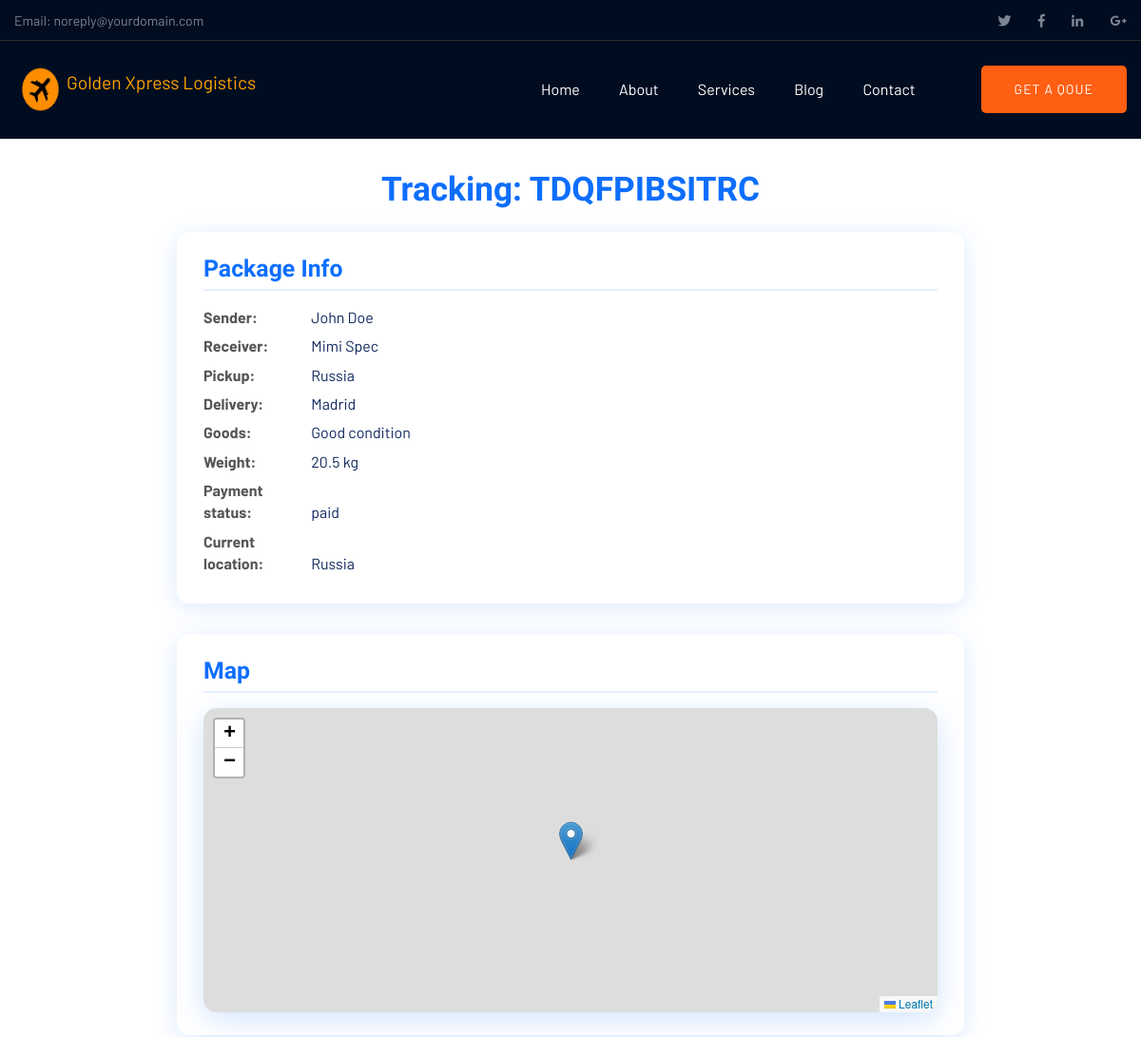
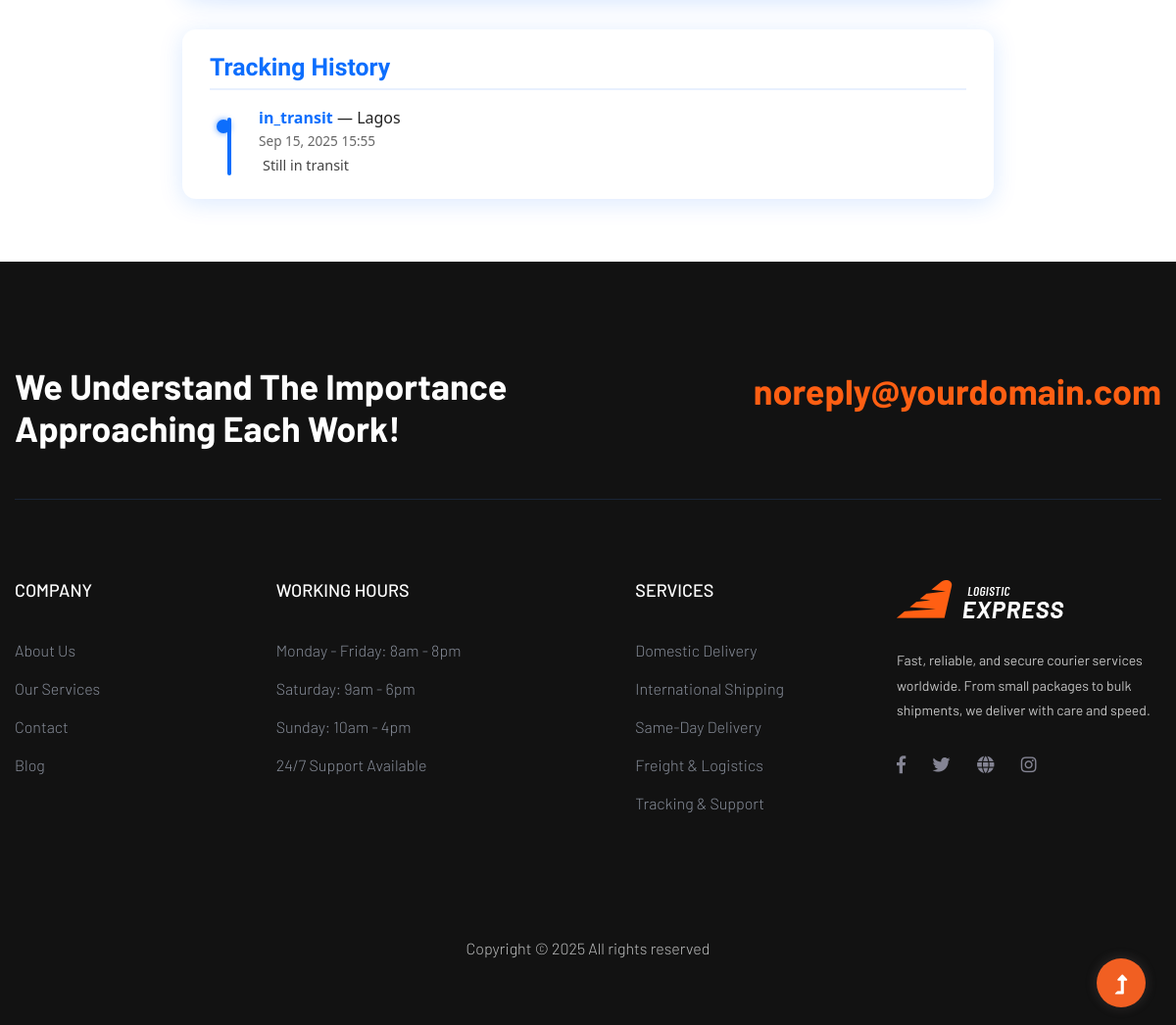
/track/TDQFPIBSITRC/, run on the app's committed database (2 pictures, top to bottom).
### main_app/models.py (models this page shows, shortened)
class Order(models.Model):
    PAYMENT_CHOICES = [
        ('pending', 'Pending'),
        ('paid', 'Paid'),
        ('failed', 'Failed'),
    ]
    tracking_number = models.CharField(max_length=12, unique=True, default=generate_tracking_number, editable=False)
    sender_name = models.CharField(max_length=100)
    receiver_name = models.CharField(max_length=100)
    receiver_email = models.EmailField(max_length=200)
    pickup_address = models.CharField(max_length=255)
    delivery_address = models.CharField(max_length=255)
    goods_description = models.TextField()
    weight = models.FloatField(default=0.5)
    payment_status = models.CharField(max_length=10, choices=PAYMENT_CHOICES, default='pending')
    current_address = models.CharField(max_length=255, blank=True, null=True)
    created_at = models.DateTimeField(auto_now_add=True)

class TrackingEvent(models.Model):
    STATUS_CHOICES = [
        ("pending", "Pending"),
        ("in_transit", "In Transit"),
        ("out_for_delivery", "Out for Delivery"),
        ("delivered", "Delivered"),
        ("failed_attempt", "Failed Attempt"),
        ("returned", "Returned"),
    ]
    order = models.ForeignKey(Order, on_delete=models.CASCADE, related_name="events")
    timestamp = models.DateTimeField(auto_now_add=True)
    location = models.CharField(max_length=255)
    status = models.CharField(max_length=50, choices=STATUS_CHOICES, default="pending")
    note = models.TextField(blank=True)
    latitude = models.DecimalField(max_digits=9, decimal_places=6, null=True, blank=True)
    longitude = models.DecimalField(max_digits=9, decimal_places=6, null=True, blank=True)
    class Meta:
        ordering = ["-timestamp"]

### main_app/views.py (the view)
# urls.py: path("track/<str:tracking_number>/", tracking_detail, name="tracking_detail"),
def tracking_detail(request, tracking_number):
    order = get_object_or_404(Order, tracking_number=tracking_number)
    events_qs = order.events.order_by('timestamp')  # ascending
    events_list = []
    for e in events_qs:
        if e.latitude is not None and e.longitude is not None:
            events_list.append({
                "status": e.status,
                "location": e.location,
                "note": e.note,
                "timestamp": e.timestamp.isoformat(),
                "lat": float(e.latitude),
                "lng": float(e.longitude),
            })
    events_json = json.dumps(events_list)  # will be escaped in template
    return render(request, "pages/tracking_detail.html", {
        "order": order,
        "events_json": events_json,
    })

### templates/pages/tracking_detail.html (shortened to what this page needs)
{% extends 'base.html' %}
{% load static %}
{% block content %}
<div class="track-container" role="main">
  <h1 class="track-header" tabindex="0">Tracking: {{ order.tracking_number }}</h1>
  <section class="track-card package-info" aria-label="Package information">
    <h3>Package Info</h3>
    <p><strong>Sender:</strong> {{ order.sender_name }}</p>
    <p><strong>Receiver:</strong> {{ order.receiver_name }}</p>
    <p><strong>Pickup:</strong> {{ order.pickup_address }}</p>
    <p><strong>Delivery:</strong> {{ order.delivery_address }}</p>
    <p><strong>Goods:</strong> {{ order.goods_description }}</p>
    <p><strong>Weight:</strong> {{ order.weight }} kg</p>
    <p><strong>Payment status:</strong> {{ order.payment_status }}</p>
    <p><strong>Current location:</strong> {{ order.current_address|default:"Not updated yet" }}</p>
  </section>
  <section class="track-card map-section" aria-label="Map showing current package location">
  <h3>Map</h3>
  {% if events_json %}
    <div id="tracking-map" tabindex="0" aria-label="Package location map"></div>
  {% else %}
    <div class="no-coords-placeholder" tabindex="0">
      No location coordinates available yet for this package.
    </div>
  {% endif %}
</section>
  <section class="track-card history-section" aria-label="Tracking history">
    <h3>Tracking History</h3>
    <ul class="track-timeline">
      {% for event in order.events.all %}
        <li tabindex="0">
          <strong>{{ event.status }}</strong> — {{ event.location }}<br />
          <small>{{ event.timestamp|date:"M d, Y H:i" }}</small>
          {% if event.note %}
            <div>{{ event.note }}</div>
          {% endif %}
        </li>
      {% empty %}
        <li tabindex="0">No tracking events yet.</li>
      {% endfor %}
    </ul>
  </section>
</div>
<link
  rel="stylesheet"
  href="https://unpkg.com/leaflet/dist/leaflet.css"
/>
{% endblock content %}

### templates/base.html (shortened to what this page needs)
{% load static %}
<!DOCTYPE html>
<html class="no-js" lang="zxx">
  <head>
    <link rel="stylesheet" href="{% static 'assets/css/bootstrap.min.css' %}" />
    <link
      rel="stylesheet"
      href="{% static 'assets/css/owl.carousel.min.css' %}"
    />
    <link rel="stylesheet" href="{% static 'assets/css/slicknav.css' %}" />
    <link rel="stylesheet" href="{% static 'assets/css/flaticon.css' %}" />
    <link rel="stylesheet" href="{% static 'assets/css/animate.min.css' %}" />
    <link
      rel="stylesheet"
      href="{% static 'assets/css/magnific-popup.css' %}"
    />
    <link
      rel="stylesheet"
      href="{% static 'assets/css/fontawesome-all.min.css' %}"
    />
    <link rel="stylesheet" href="{% static 'assets/css/themify-icons.css' %}" />
    <link rel="stylesheet" href="{% static 'assets/css/slick.css' %}" />
    <link rel="stylesheet" href="{% static 'assets/css/nice-select.css' %}" />
    <link rel="stylesheet" href="{% static 'assets/css/style.css' %}" />
  </head>
  <body>
    <header>
      <div class="header-area">
        <div class="main-header">
          <div class="header-top d-none d-lg-block">
            <div class="container">
              <div class="col-xl-12">
                <div class="row d-flex justify-content-between align-items-center">
                  <div class="header-info-left">
                    <ul>
                      <li>Email: noreply@yourdomain.com</li>
                    </ul>
                  </div>
                  <div class="header-info-right">
                    <ul class="header-social">
                      <li>
                        <a href="#"><i class="fab fa-twitter"></i></a>
                      </li>
                      <li>
                        <a href="#"><i class="fab fa-facebook-f"></i></a>
                      </li>
                      <li>
                        <a href="#"><i class="fab fa-linkedin-in"></i></a>
                      </li>
                      <li>
                        <a href="#"><i class="fab fa-google-plus-g"></i></a>
                      </li>
                    </ul>
                  </div>
                </div>
              </div>
            </div>
          </div>
          <div class="header-bottom header-sticky">
            <div class="container">
              <div class="row align-items-center">
                <div class="col-xl-2 col-lg-2">
                  <div class="logo" style="display: flex; align-items: center;">
                    <div>
                      <a href="{% url 'home' %}"
                        ><img
                          src="{% static 'assets/img/logo/logo.png' %}"
                          alt=""
                          height="50px"
                          width="55px"
                      />
                    </div>
                    <div>
                      <p style="color: orange; font-size: larger; width: 300px;">Golden Xpress Logistics</p></a>
                    </div>
                  </div>
                </div>
                <div class="col-xl-10 col-lg-10">
                  <div
                    class="menu-wrapper d-flex align-items-center justify-content-end"
                  >
                    <div class="main-menu d-none d-lg-block">
                      <nav>
                        <ul id="navigation">
                          <li><a href="{% url 'home' %}">Home</a></li>
                          <li><a href="#about">About</a></li>
                          <li><a href="#services">Services</a></li>
                          <li>
                            <a href="#blog">Blog</a>
                          </li>
                          <li><a href="#contact">Contact</a></li>
                        </ul>
                      </nav>
                    </div>
                    <div class="header-right-btn d-none d-lg-block ml-20">
                      <a href="#contact" class="btn header-btn"
                        >Get A Qoue</a
                      >
                    </div>
                  </div>
                </div>
                <div class="col-12">
                </div>
              </div>
            </div>
          </div>
        </div>
      </div>
    </header>
    {% block content %}
    {% endblock content %}
    <footer>
      <div class="footer-area footer-bg">
        <div class="container">
          <div class="footer-top footer-padding">
            <div class="footer-heading">
              <div class="row justify-content-between">
                <div class="col-xl-6 col-lg-8 col-md-8">
                  <div class="wantToWork-caption wantToWork-caption2">
                    <h2>We Understand The Importance Approaching Each Work!</h2>
                  </div>
                </div>
                <div class="col-xl-3 col-lg-4">
                  <span class="contact-number f-right">noreply@yourdomain.com</span>
                </div>
              </div>
            </div>
            <div class="row d-flex justify-content-between">
              <div class="col-xl-2 col-lg-2 col-md-4 col-sm-6">
                <div class="single-footer-caption mb-50">
                  <div class="footer-tittle">
                    <h4>COMPANY</h4>
                    <ul>
                      <li><a href="#about">About Us</a></li>
                      <li><a href="#services">Our Services</a></li>
                      <li><a href="#contact">Contact</a></li>
                      <li><a href="#blog">Blog</a></li>
                    </ul>
                  </div>
                </div>
              </div>
              <div class="col-xl-3 col-lg-3 col-md-4 col-sm-6">
                <div class="single-footer-caption mb-50">
                    <div class="footer-tittle">
                    <h4>Working Hours</h4>
                    <ul>
                        <li><a href="javascript:void(0)">Monday - Friday: 8am - 8pm</a></li>
                        <li><a href="javascript:void(0)">Saturday: 9am - 6pm</a></li>
                        <li><a href="javascript:void(0)">Sunday: 10am - 4pm</a></li>
                        <li><a href="javascript:void(0)">24/7 Support Available</a></li>
                    </ul>
                    </div>
                </div>
            </div>
              <div class="col-xl-2 col-lg-3 col-md-4 col-sm-6">
                <div class="single-footer-caption mb-50">
                  <div class="footer-tittle">
                    <h4>SERVICES</h4>
                    <ul>
                      <li><a href="javascript:void(0)">Domestic Delivery</a></li>
                      <li><a href="javascript:void(0)">International Shipping</a></li>
                      <li><a href="javascript:void(0)">Same-Day Delivery</a></li>
                      <li><a href="javascript:void(0)">Freight & Logistics</a></li>
                      <li><a href="javascript:void(0)">Tracking & Support</a></li>
                    </ul>
                  </div>
                </div>
              </div>
              <div class="col-xl-3 col-lg-4 col-md-5 col-sm-6">
                <div class="single-footer-caption mb-50">
                  <div class="footer-logo">
                    <a href="index.html"
                      ><img
                        src="{% static 'assets/img/logo/logo2_footer.png' %}"
                        alt="Courier Company Logo"
                    /></a>
                  </div>
                  <div class="footer-tittle">
                    <div class="footer-pera">
                      <p class="info1">
                        Fast, reliable, and secure courier services worldwide.
                        From small packages to bulk shipments, we deliver with
                        care and speed.
                      </p>
                    </div>
                  </div>
                  <div class="footer-social">
                    <a href="javascript:void(0)"><i class="fab fa-facebook-f"></i></a>
                    <a href="javascript:void(0)"><i class="fab fa-twitter"></i></a>
                    <a href="javascript:void(0)"><i class="fas fa-globe"></i></a>
                    <a href="javascript:void(0)"><i class="fab fa-instagram"></i></a>
                </div>
                </div>
              </div>
            </div>
          </div>
          <div class="footer-bottom">
            <div class="row d-flex align-items-center">
              <div class="col-lg-12">
                <div class="footer-copy-right text-center">
                  <p>
                    Copyright &copy;
                    All rights reserved
                  </p>
                </div>
              </div>
            </div>
          </div>
        </div>
      </div>
    </footer>
    <div id="back-top">
      <a title="Go to Top" href="#"> <i class="fas fa-level-up-alt"></i></a>
    </div>
  </body>
</html>

### templates/base.html (style rules this page uses)
html { scroll-behavior: smooth; }
.track-container { max-width: 860px; margin: 2rem auto 4rem; padding: 0 16px; font-family: 'Segoe UI', Tahoma, Geneva, Verdana, sans-serif; color: #222; line-height: 1.5; }
.track-header { font-size: 2.2rem; font-weight: 700; color: #0d6efd; margin-bottom: 1.5rem; user-select: none; text-align: center; }
.track-card { background: #fff; border-radius: 14px; box-shadow: 0 4px 24px rgb(13 110 253 / 0.15); padding: 24px 28px; margin-bottom: 2rem; transition: box-shadow 0.3s ease; }
.track-card h3 { font-size: 1.55rem; margin-bottom: 1rem; font-weight: 600; color: #0d6efd; border-bottom: 2px solid #e8f0fe; padding-bottom: 6px; user-select: none; }
.package-info p { font-size: 1rem; margin: 0.45rem 0; line-height: 1.45; }
.package-info strong { color: #555; width: 110px; display: inline-block; user-select: none; }
#tracking-map { width: 100%; height: 320px; border-radius: 14px; box-shadow: 0 8px 30px rgb(13 110 253 / 0.18); margin-top: 1rem; }
.track-timeline { list-style-type: none; padding-left: 0; position: relative; margin: 1rem 0 0 0; }
.track-timeline::before { content: ''; position: absolute; top: 12px; bottom: 0; left: 18px; width: 4px; background-color: #0d6efd; border-radius: 2px; }
.track-timeline li { position: relative; padding-left: 50px; padding-bottom: 24px; font-size: 1rem; border-left: 0; user-select: text; }
.track-timeline li:last-child { padding-bottom: 0; }
.track-timeline li::before { content: ""; position: absolute; left: 7px; top: 14px; width: 14px; height: 14px; background-color: #0d6efd; border-radius: 50%; box-shadow: 0 0 6px rgb(13 110 253 / 0.7); transition: background-color 0.25s ease; }
.track-timeline li strong { font-weight: 700; color: #0d6efd; user-select: text; }
.track-timeline li small { display: block; margin-top: 2px; font-size: 0.85rem; color: #666; user-select: text; }
.track-timeline li div { margin-top: 6px; padding-left: 4px; font-size: 0.9rem; color: #444; user-select: text; line-height: 1.3; }

### data on the page
Order: tracking_number "TDQFPIBSITRC", sender_name "John Doe", receiver_name "Mimi Spec", pickup_address "Russia", delivery_address "Madrid", goods_description "Good condition", weight "20.5", payment_status "paid", current_address "Russia"
TrackingEvent: status "in_transit", location "Lagos", timestamp "Sep 15, 2025 15:55", note "Still in transit"
